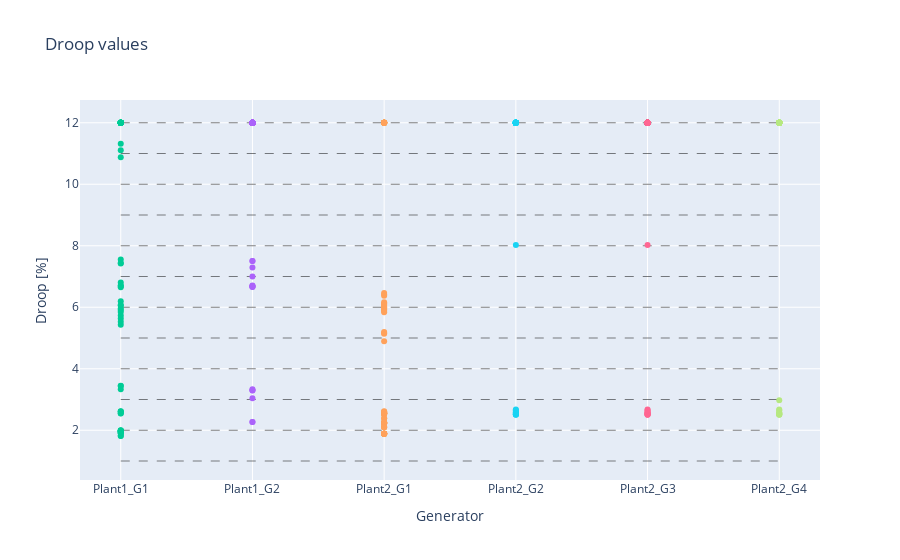

Notebook code cell kept with this figure:
### Markdown cell above
The resulting droop values can now be plotted. Note that the plotting below removes the time information form the droop values and plots them for the same x value:

### Code cell
#Display the resulting droop values from the optimization

#Retrieve the generator droop results
gen_droop = get_gen_droop(shop)

gen_names = [gen.get_name() for gen in shop.model.generator]

fig = go.Figure(layout={'title':"Droop values",'xaxis_title':"Generator",'yaxis_title':"Droop [%]"})

#Add dashed lines to show the integer values between 1 and 12
for i in range(1,13):
    fig.add_trace(go.Scatter(showlegend=False,x=gen_names,y=[i]*len(gen_names),mode='lines', line={'color': "black", 'width': 0.5,'dash':"dash"})) 
           
for gen_name, droop in gen_droop.items():
    fig.add_trace(go.Scatter(showlegend=False,x=[gen_name]*len(droop),y=droop,mode='markers')) 

fig.show()

### Figure 1 — Plotly figure (JSON) as saved in the notebook; plotly's stock layout.template omitted (floating-point values rounded to 4 significant figures)
{"data": [{"line": {"color": "black", "dash": "dash", "width": 0.5}, "mode": "lines", "showlegend": false, "type": "scatter", "x": ["Plant1_G1", "Plant1_G2", "Plant2_G1", "Plant2_G2", "Plant2_G3", "Plant2_G4"], "y": [1, 1, 1, 1, 1, 1]}, {"line": {"color": "black", "dash": "dash", "width": 0.5}, "mode": "lines", "showlegend": false, "type": "scatter", "x": ["Plant1_G1", "Plant1_G2", "Plant2_G1", "Plant2_G2", "Plant2_G3", "Plant2_G4"], "y": [2, 2, 2, 2, 2, 2]}, {"line": {"color": "black", "dash": "dash", "width": 0.5}, "mode": "lines", "showlegend": false, "type": "scatter", "x": ["Plant1_G1", "Plant1_G2", "Plant2_G1", "Plant2_G2", "Plant2_G3", "Plant2_G4"], "y": [3, 3, 3, 3, 3, 3]}, {"line": {"color": "black", "dash": "dash", "width": 0.5}, "mode": "lines", "showlegend": false, "type": "scatter", "x": ["Plant1_G1", "Plant1_G2", "Plant2_G1", "Plant2_G2", "Plant2_G3", "Plant2_G4"], "y": [4, 4, 4, 4, 4, 4]}, {"line": {"color": "black", "dash": "dash", "width": 0.5}, "mode": "lines", "showlegend": false, "type": "scatter", "x": ["Plant1_G1", "Plant1_G2", "Plant2_G1", "Plant2_G2", "Plant2_G3", "Plant2_G4"], "y": [5, 5, 5, 5, 5, 5]}, {"line": {"color": "black", "dash": "dash", "width": 0.5}, "mode": "lines", "showlegend": false, "type": "scatter", "x": ["Plant1_G1", "Plant1_G2", "Plant2_G1", "Plant2_G2", "Plant2_G3", "Plant2_G4"], "y": [6, 6, 6, 6, 6, 6]}, {"line": {"color": "black", "dash": "dash", "width": 0.5}, "mode": "lines", "showlegend": false, "type": "scatter", "x": ["Plant1_G1", "Plant1_G2", "Plant2_G1", "Plant2_G2", "Plant2_G3", "Plant2_G4"], "y": [7, 7, 7, 7, 7, 7]}, {"line": {"color": "black", "dash": "dash", "width": 0.5}, "mode": "lines", "showlegend": false, "type": "scatter", "x": ["Plant1_G1", "Plant1_G2", "Plant2_G1", "Plant2_G2", "Plant2_G3", "Plant2_G4"], "y": [8, 8, 8, 8, 8, 8]}, {"line": {"color": "black", "dash": "dash", "width": 0.5}, "mode": "lines", "showlegend": false, "type": "scatter", "x": ["Plant1_G1", "Plant1_G2", "Plant2_G1", "Plant2_G2", "Plant2_G3", "Plant2_G4"], "y": [9, 9, 9, 9, 9, 9]}, {"line": {"color": "black", "dash": "dash", "width": 0.5}, "mode": "lines", "showlegend": false, "type": "scatter", "x": ["Plant1_G1", "Plant1_G2", "Plant2_G1", "Plant2_G2", "Plant2_G3", "Plant2_G4"], "y": [10, 10, 10, 10, 10, 10]}, {"line": {"color": "black", "dash": "dash", "width": 0.5}, "mode": "lines", "showlegend": false, "type": "scatter", "x": ["Plant1_G1", "Plant1_G2", "Plant2_G1", "Plant2_G2", "Plant2_G3", "Plant2_G4"], "y": [11, 11, 11, 11, 11, 11]}, {"line": {"color": "black", "dash": "dash", "width": 0.5}, "mode": "lines", "showlegend": false, "type": "scatter", "x": ["Plant1_G1", "Plant1_G2", "Plant2_G1", "Plant2_G2", "Plant2_G3", "Plant2_G4"], "y": [12, 12, 12, 12, 12, 12]}, {"mode": "markers", "showlegend": false, "type": "scatter", "x": ["Plant1_G1", "Plant1_G1", "Plant1_G1", "Plant1_G1", "Plant1_G1", "Plant1_G1", "Plant1_G1", "Plant1_G1", "Plant1_G1", "Plant1_G1", "Plant1_G1", "Plant1_G1", "Plant1_G1", "Plant1_G1", "Plant1_G1", "Plant1_G1", "Plant1_G1", "Plant1_G1", "Plant1_G1", "Plant1_G1", "Plant1_G1", "Plant1_G1", "Plant1_G1", "Plant1_G1", "Plant1_G1", "Plant1_G1", "Plant1_G1", "Plant1_G1", "Plant1_G1", "Plant1_G1", "Plant1_G1", "Plant1_G1", "Plant1_G1", "Plant1_G1", "Plant1_G1", "Plant1_G1", "Plant1_G1", "Plant1_G1", "Plant1_G1", "Plant1_G1", "Plant1_G1", "Plant1_G1", "Plant1_G1", "Plant1_G1", "Plant1_G1", "Plant1_G1", "Plant1_G1", "Plant1_G1", "Plant1_G1", "Plant1_G1", "Plant1_G1", "Plant1_G1", "Plant1_G1", "Plant1_G1", "Plant1_G1", "Plant1_G1", "Plant1_G1", "Plant1_G1", "Plant1_G1", "Plant1_G1", "Plant1_G1", "Plant1_G1", "Plant1_G1", "Plant1_G1", "Plant1_G1", "Plant1_G1", "Plant1_G1", "Plant1_G1", "Plant1_G1", "Plant1_G1", "Plant1_G1", "Plant1_G1"], "y": [12, 12, 12, 12, 12, 12, 12.0, 7.437, 7.421, 7.553, 6.65, 6.809, 6.687, 6.706, 3.446, 3.436, 6.057, 5.91, 3.336, 12, 12, 12, 12, 12, 12, 12, 12, 12, 12, 12, 12, 2.619, 2.609, 2.6, 11.32, 6.193, 6.072, 5.955, 5.843, 5.735, 5.631, 5.53, 5.434, 11.1, 12, 12, 12, 12, 12, 12, 12, 12, 12, 12, 10.88, 2.0, 1.993, 1.987, 1.98, 1.973, 1.967, 1.96, 1.953, 1.947, 1.823, 2.552, 2.544, 1.811, 1.917, 1.911, 1.905, 12]}, {"mode": "markers", "showlegend": false, "type": "scatter", "x": ["Plant1_G2", "Plant1_G2", "Plant1_G2", "Plant1_G2", "Plant1_G2", "Plant1_G2", "Plant1_G2", "Plant1_G2", "Plant1_G2", "Plant1_G2", "Plant1_G2", "Plant1_G2", "Plant1_G2", "Plant1_G2", "Plant1_G2", "Plant1_G2", "Plant1_G2", "Plant1_G2", "Plant1_G2", "Plant1_G2", "Plant1_G2", "Plant1_G2", "Plant1_G2", "Plant1_G2", "Plant1_G2", "Plant1_G2", "Plant1_G2", "Plant1_G2", "Plant1_G2", "Plant1_G2", "Plant1_G2", "Plant1_G2", "Plant1_G2", "Plant1_G2", "Plant1_G2", "Plant1_G2", "Plant1_G2", "Plant1_G2", "Plant1_G2", "Plant1_G2", "Plant1_G2", "Plant1_G2", "Plant1_G2", "Plant1_G2", "Plant1_G2", "Plant1_G2", "Plant1_G2", "Plant1_G2", "Plant1_G2", "Plant1_G2", "Plant1_G2", "Plant1_G2", "Plant1_G2", "Plant1_G2", "Plant1_G2", "Plant1_G2", "Plant1_G2", "Plant1_G2", "Plant1_G2", "Plant1_G2", "Plant1_G2", "Plant1_G2", "Plant1_G2", "Plant1_G2", "Plant1_G2", "Plant1_G2", "Plant1_G2", "Plant1_G2", "Plant1_G2", "Plant1_G2", "Plant1_G2", "Plant1_G2"], "y": [12, 12, 12, 12, 12, 12, 12, 7.503, 7.506, 7.294, 7.003, 6.668, 6.687, 6.706, 3.294, 3.303, 6.659, 6.677, 3.331, 3.042, 12, 12, 12, 12, 12, 12, 12, 12, 12, 12, 12, 12, 12, 12, 12, 12, 12, 12, 12, 12, 12, 12, 12, 12, 12, 12, 12, 12, 12, 12, 12, 12, 12, 12, 12, 12, 12, 12, 12, 12, 12, 12, 12, 12, 12, 2.265, 2.272, 12, 12, 12, 12, 12]}, {"mode": "markers", "showlegend": false, "type": "scatter", "x": ["Plant2_G1", "Plant2_G1", "Plant2_G1", "Plant2_G1", "Plant2_G1", "Plant2_G1", "Plant2_G1", "Plant2_G1", "Plant2_G1", "Plant2_G1", "Plant2_G1", "Plant2_G1", "Plant2_G1", "Plant2_G1", "Plant2_G1", "Plant2_G1", "Plant2_G1", "Plant2_G1", "Plant2_G1", "Plant2_G1", "Plant2_G1", "Plant2_G1", "Plant2_G1", "Plant2_G1", "Plant2_G1", "Plant2_G1", "Plant2_G1", "Plant2_G1", "Plant2_G1", "Plant2_G1", "Plant2_G1", "Plant2_G1", "Plant2_G1", "Plant2_G1", "Plant2_G1", "Plant2_G1", "Plant2_G1", "Plant2_G1", "Plant2_G1", "Plant2_G1", "Plant2_G1", "Plant2_G1", "Plant2_G1", "Plant2_G1", "Plant2_G1", "Plant2_G1", "Plant2_G1", "Plant2_G1", "Plant2_G1", "Plant2_G1", "Plant2_G1", "Plant2_G1", "Plant2_G1", "Plant2_G1", "Plant2_G1", "Plant2_G1", "Plant2_G1", "Plant2_G1", "Plant2_G1", "Plant2_G1", "Plant2_G1", "Plant2_G1", "Plant2_G1", "Plant2_G1", "Plant2_G1", "Plant2_G1", "Plant2_G1", "Plant2_G1", "Plant2_G1", "Plant2_G1", "Plant2_G1", "Plant2_G1"], "y": [2.541, 2.25, 2.387, 2.387, 2.263, 2.541, 12, 12, 12, 12, 12, 12, 12, 12, 12, 12, 12, 12, 12, 4.891, 2.541, 2.541, 2.227, 2.107, 2.107, 1.886, 1.886, 1.886, 1.886, 2.107, 2.227, 5.141, 5.166, 5.191, 2.563, 2.519, 2.533, 2.547, 2.561, 2.575, 2.589, 2.604, 2.618, 2.249, 2.227, 2.227, 1.886, 1.886, 1.886, 1.886, 1.886, 1.886, 1.886, 1.886, 2.256, 5.836, 5.875, 5.915, 5.955, 5.996, 6.037, 6.079, 6.122, 6.165, 12.0, 12, 12, 12, 6.371, 6.418, 6.466, 2.086]}, {"mode": "markers", "showlegend": false, "type": "scatter", "x": ["Plant2_G2", "Plant2_G2", "Plant2_G2", "Plant2_G2", "Plant2_G2", "Plant2_G2", "Plant2_G2", "Plant2_G2", "Plant2_G2", "Plant2_G2", "Plant2_G2", "Plant2_G2", "Plant2_G2", "Plant2_G2", "Plant2_G2", "Plant2_G2", "Plant2_G2", "Plant2_G2", "Plant2_G2", "Plant2_G2", "Plant2_G2", "Plant2_G2", "Plant2_G2", "Plant2_G2", "Plant2_G2", "Plant2_G2", "Plant2_G2", "Plant2_G2", "Plant2_G2", "Plant2_G2", "Plant2_G2", "Plant2_G2", "Plant2_G2", "Plant2_G2", "Plant2_G2", "Plant2_G2", "Plant2_G2", "Plant2_G2", "Plant2_G2", "Plant2_G2", "Plant2_G2", "Plant2_G2", "Plant2_G2", "Plant2_G2", "Plant2_G2", "Plant2_G2", "Plant2_G2", "Plant2_G2", "Plant2_G2", "Plant2_G2", "Plant2_G2", "Plant2_G2", "Plant2_G2", "Plant2_G2", "Plant2_G2", "Plant2_G2", "Plant2_G2", "Plant2_G2", "Plant2_G2", "Plant2_G2", "Plant2_G2", "Plant2_G2", "Plant2_G2", "Plant2_G2", "Plant2_G2", "Plant2_G2", "Plant2_G2", "Plant2_G2", "Plant2_G2", "Plant2_G2", "Plant2_G2", "Plant2_G2"], "y": [12, 12, 12, 12, 12, 12, 2.51, 2.5, 2.512, 2.529, 2.546, 2.563, 2.58, 2.598, 12, 12, 2.654, 2.673, 12, 12, 12, 12, 12, 12, 12, 12, 12, 12, 12, 12, 12, 12, 12, 12, 12, 12, 12, 12, 12, 12, 12, 12, 12, 12, 12, 12, 12, 12, 12, 12, 12, 12, 12, 12, 12, 12, 12, 12, 12, 12, 12, 12, 12, 12, 12, 12, 12, 12, 12, 12, 12, 8.027]}, {"mode": "markers", "showlegend": false, "type": "scatter", "x": ["Plant2_G3", "Plant2_G3", "Plant2_G3", "Plant2_G3", "Plant2_G3", "Plant2_G3", "Plant2_G3", "Plant2_G3", "Plant2_G3", "Plant2_G3", "Plant2_G3", "Plant2_G3", "Plant2_G3", "Plant2_G3", "Plant2_G3", "Plant2_G3", "Plant2_G3", "Plant2_G3", "Plant2_G3", "Plant2_G3", "Plant2_G3", "Plant2_G3", "Plant2_G3", "Plant2_G3", "Plant2_G3", "Plant2_G3", "Plant2_G3", "Plant2_G3", "Plant2_G3", "Plant2_G3", "Plant2_G3", "Plant2_G3", "Plant2_G3", "Plant2_G3", "Plant2_G3", "Plant2_G3", "Plant2_G3", "Plant2_G3", "Plant2_G3", "Plant2_G3", "Plant2_G3", "Plant2_G3", "Plant2_G3", "Plant2_G3", "Plant2_G3", "Plant2_G3", "Plant2_G3", "Plant2_G3", "Plant2_G3", "Plant2_G3", "Plant2_G3", "Plant2_G3", "Plant2_G3", "Plant2_G3", "Plant2_G3", "Plant2_G3", "Plant2_G3", "Plant2_G3", "Plant2_G3", "Plant2_G3", "Plant2_G3", "Plant2_G3", "Plant2_G3", "Plant2_G3", "Plant2_G3", "Plant2_G3", "Plant2_G3", "Plant2_G3", "Plant2_G3", "Plant2_G3", "Plant2_G3", "Plant2_G3"], "y": [12, 12, 12, 12, 12, 12, 2.51, 2.5, 2.512, 2.529, 2.546, 2.563, 2.581, 2.598, 12, 12, 2.654, 2.673, 12, 12, 12, 12, 12, 12, 12, 12, 12, 12, 12, 12, 12, 12, 12, 12, 12, 12, 12, 12, 12, 12, 12, 12, 12, 12, 12, 12, 12, 12, 12, 12, 12, 12, 12, 12, 12, 12, 12, 12, 12, 12, 12, 12, 12, 12, 12, 12, 12, 12, 12, 12, 12, 8.027]}, {"mode": "markers", "showlegend": false, "type": "scatter", "x": ["Plant2_G4", "Plant2_G4", "Plant2_G4", "Plant2_G4", "Plant2_G4", "Plant2_G4", "Plant2_G4", "Plant2_G4", "Plant2_G4", "Plant2_G4", "Plant2_G4", "Plant2_G4", "Plant2_G4", "Plant2_G4", "Plant2_G4", "Plant2_G4", "Plant2_G4", "Plant2_G4", "Plant2_G4", "Plant2_G4", "Plant2_G4", "Plant2_G4", "Plant2_G4", "Plant2_G4", "Plant2_G4", "Plant2_G4", "Plant2_G4", "Plant2_G4", "Plant2_G4", "Plant2_G4", "Plant2_G4", "Plant2_G4", "Plant2_G4", "Plant2_G4", "Plant2_G4", "Plant2_G4", "Plant2_G4", "Plant2_G4", "Plant2_G4", "Plant2_G4", "Plant2_G4", "Plant2_G4", "Plant2_G4", "Plant2_G4", "Plant2_G4", "Plant2_G4", "Plant2_G4", "Plant2_G4", "Plant2_G4", "Plant2_G4", "Plant2_G4", "Plant2_G4", "Plant2_G4", "Plant2_G4", "Plant2_G4", "Plant2_G4", "Plant2_G4", "Plant2_G4", "Plant2_G4", "Plant2_G4", "Plant2_G4", "Plant2_G4", "Plant2_G4", "Plant2_G4", "Plant2_G4", "Plant2_G4", "Plant2_G4", "Plant2_G4", "Plant2_G4", "Plant2_G4", "Plant2_G4", "Plant2_G4"], "y": [12, 12, 12, 12, 12, 12, 2.51, 2.5, 2.512, 2.529, 2.546, 2.563, 2.581, 2.975, 12, 12, 2.654, 2.673, 12, 12, 12, 12, 12, 12, 12, 12, 12, 12, 12, 12, 12, 12, 12, 12, 12, 12, 12, 12, 12, 12, 12, 12, 12, 12, 12, 12, 12, 12, 12, 12, 12, 12, 12, 12, 12, 12, 12, 12, 12, 12, 12, 12, 12, 12, 12, 12, 12, 12, 12, 12, 12, 12]}], "layout": {"title": {"text": "Droop values"}, "xaxis": {"title": {"text": "Generator"}}, "yaxis": {"title": {"text": "Droop [%]"}}}}
